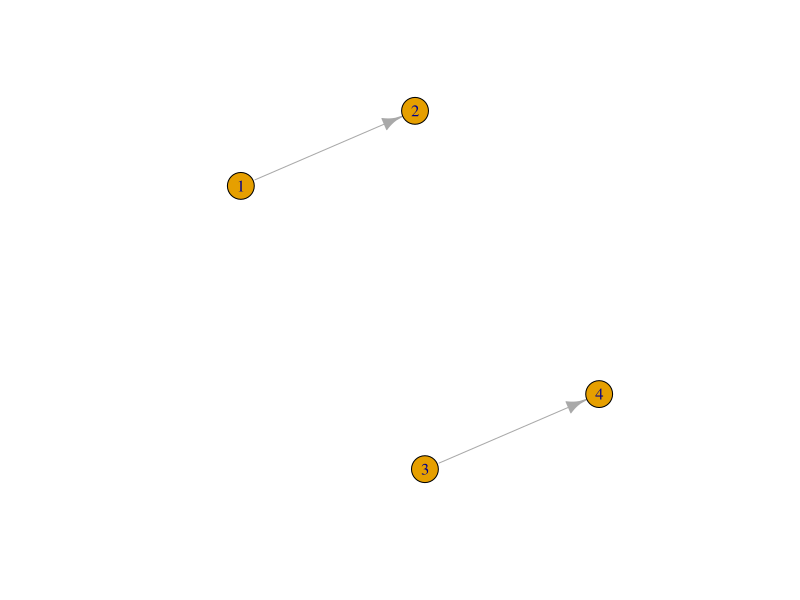
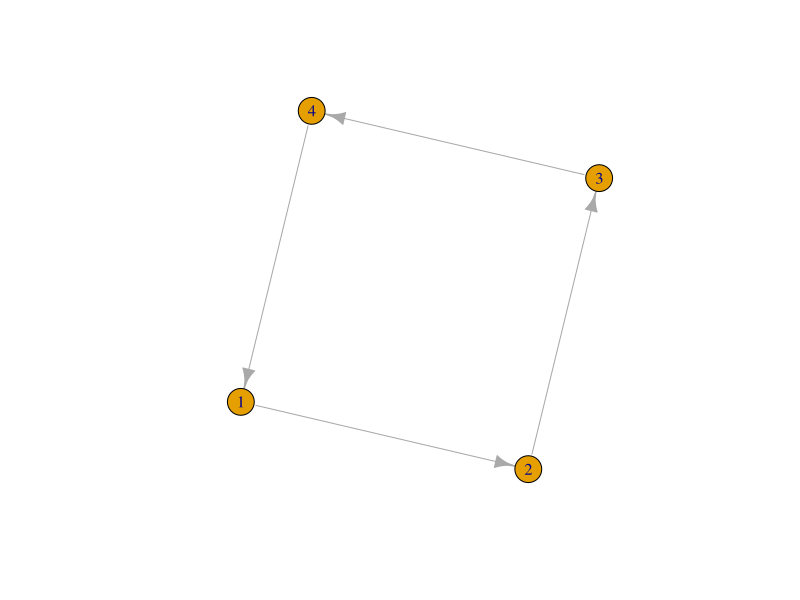
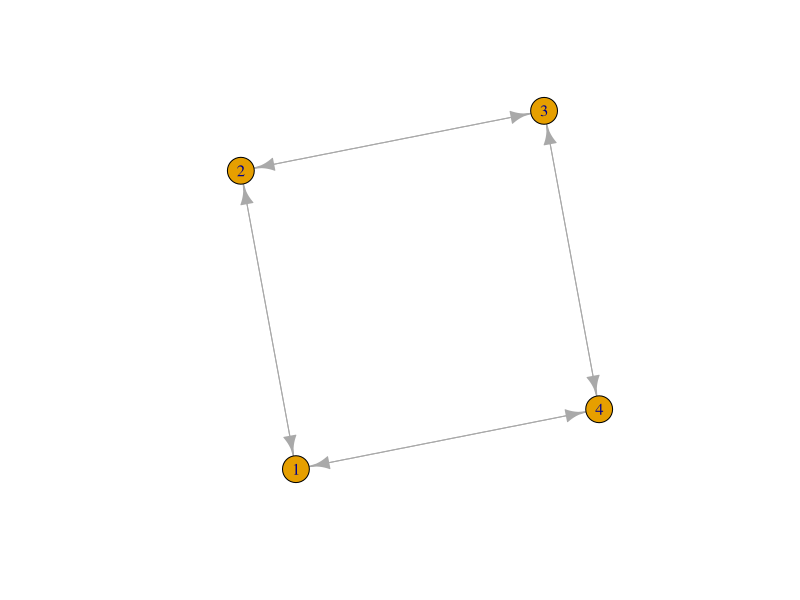
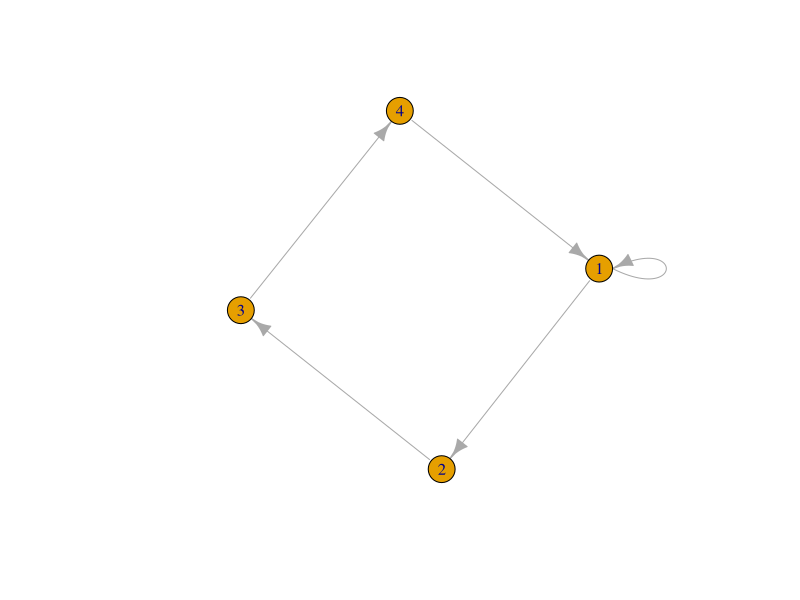
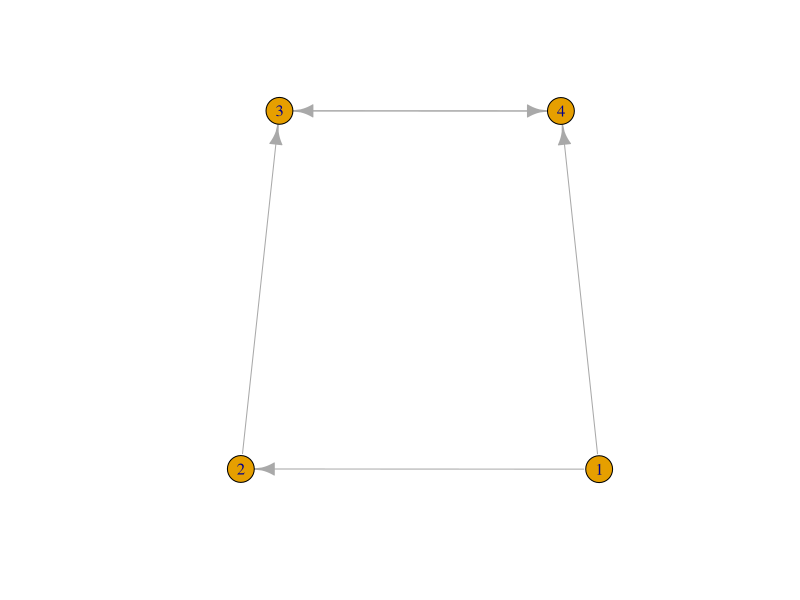
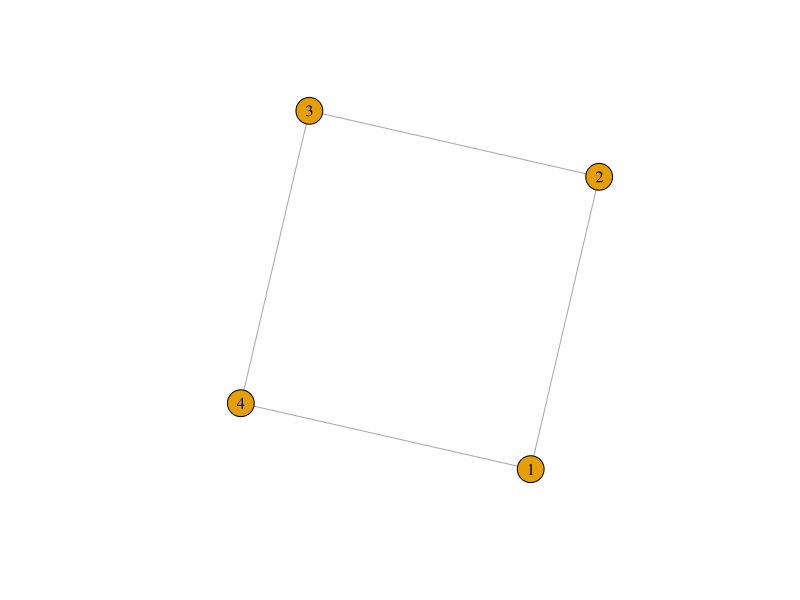
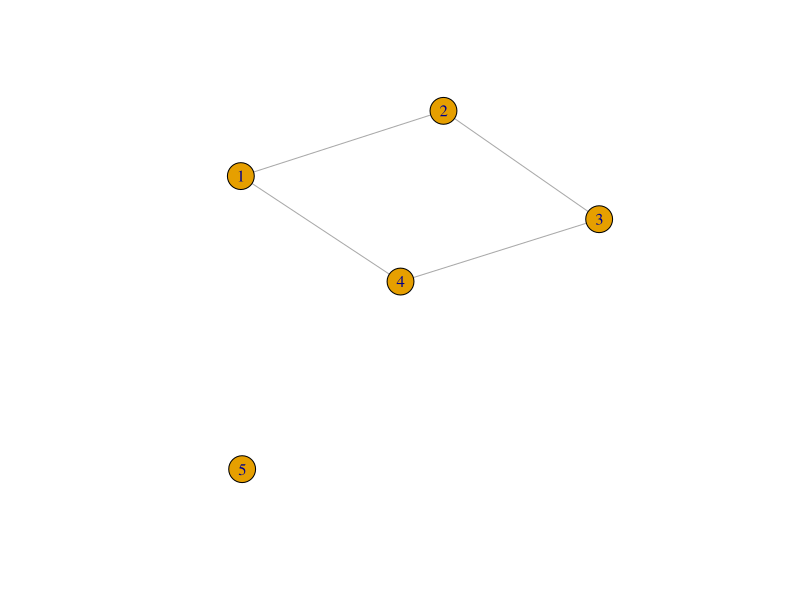
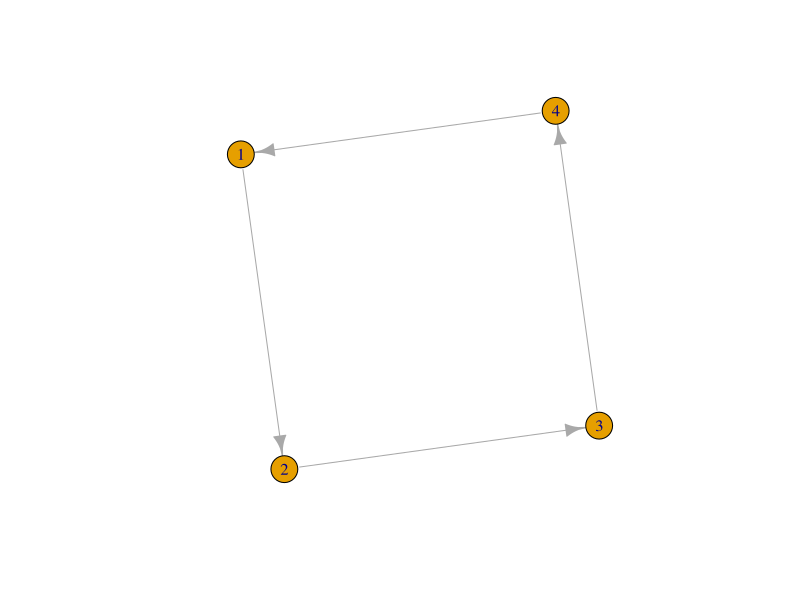

Here is the R script that generated these plots, in order:
## ---- chunk 1
#install.packages("igraph")
library(igraph)
## ---- chunk 2
grafo1 = graph(edges = c(1,2,3,4))
plot(grafo1)
## ---- chunk 3
grafo2 = graph(edges = c(1,2,2,3,3,4,4,1))
plot(grafo2)
## ---- chunk 4
grafo3 = graph(edges = c(1,2,2,3,3,4,4,1,1,4,4,3,3,2,2,1))
plot(grafo3)
## ---- chunk 5
grafo4 = graph(edges = c(1,2,2,3,3,4,4,1,1,1))
plot(grafo4)
## ---- chunk 6
grafo5 = graph_from_literal(1-+2,2-+3,3++4,4+-1)
plot(grafo5)
## ---- chunk 7
grafo6 = graph_from_literal(1-2,2-3,3-4,4-1)
plot(grafo6)
## ---- chunk 8
grafo7 = graph_from_literal(1-2-3-4-1,5)
plot(grafo7)
## ---- chunk 9
grafo8 = graph(edges = c(1,2,2,3,3,4,4,1))
plot(grafo8)
grafo8
## ---- chunk 10
grafo9 = graph(edges = c(1,2,2,3,3,4,4,1), directed = F)
plot(grafo9)
grafo9
## ---- chunk 11
grafo10 = graph(edges = c(1,2,2,3,3,4,4,1), directed = F, n=10)
plot(grafo10)
## ---- chunk 12
grafo11 = graph(edges = c("A", "B", "B", "C", "C", "D", "D", "E", "E", "A", "A", "C", "C", "B"))
plot(grafo11)
## ---- chunk 13
grafo12 = graph(edges = c( "A", "B", "B", "C", "C", "D", "D", "E", "E", "A", "A", "C", "C", "B"),
                isolates = c("F", "G"))
plot(grafo12)
# matriz adjacente
grafo12[]
# linha 1
grafo12[1,]
# coluna 1
grafo12[,2]
# nomes dos vértices
V(grafo12)$name
## ---- chunk 14
grafo13 = graph(edges = c("Fernando", "Pedro", "José", "Antônio", "Fernando", "José", "Fernando", "Antônio"))
plot(grafo13)
# pesos aos vértices como atributos
V(grafo13)$Peso = c(40,30,30,25)
# Ler atributos, temos nome e peso. Nome é padrão
vertex_attr(grafo13)
# Atributos para arestas
E(grafo13)$TipoAmizade = c("Amigo", "Inimigo", "Inimigo", "Amigo")
# Mostra todos
edge_attr(grafo13)
# mostra atributo pelo nome
edge_attr(grafo13)$TipoAmizade
vertex_attr(grafo13)$Peso
# weight é atributo padrão
E(grafo13)$weight = c(1,2,1,3)
grafo13
# Tipo do grafo, agora com os 4 simbolos preenchidos
V(grafo13)$type = "Humanos"
grafo13
